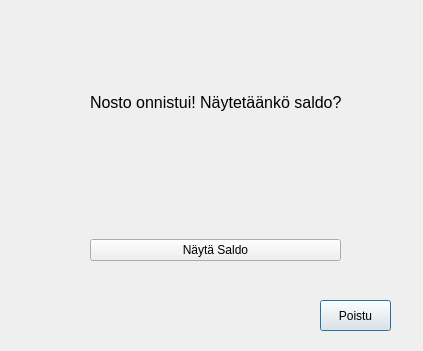
<?xml version="1.0" encoding="UTF-8"?>
<ui version="4.0">
 <class>Nosto</class>
 <widget class="QDialog" name="Nosto">
  <property name="geometry">
   <rect>
    <x>0</x>
    <y>0</y>
    <width>423</width>
    <height>351</height>
   </rect>
  </property>
  <property name="windowTitle">
   <string>Dialog</string>
  </property>
  <widget class="QPushButton" name="btnNostoClose">
   <property name="geometry">
    <rect>
     <x>320</x>
     <y>300</y>
     <width>71</width>
     <height>31</height>
    </rect>
   </property>
   <property name="text">
    <string>Poistu</string>
   </property>
  </widget>
  <widget class="QWidget" name="layoutWidget">
   <property name="geometry">
    <rect>
     <x>90</x>
     <y>60</y>
     <width>251</width>
     <height>201</height>
    </rect>
   </property>
   <layout class="QVBoxLayout" name="verticalLayout">
    <item>
     <widget class="QLabel" name="labelNosto">
      <property name="font">
       <font>
        <pointsize>12</pointsize>
       </font>
      </property>
      <property name="text">
       <string>Nosto onnistui! Näytetäänkö saldo?</string>
      </property>
     </widget>
    </item>
    <item>
     <widget class="QLabel" name="txtNosto">
      <property name="font">
       <font>
        <pointsize>15</pointsize>
       </font>
      </property>
      <property name="text">
       <string/>
      </property>
     </widget>
    </item>
    <item>
     <widget class="QPushButton" name="btnNostoSaldo">
      <property name="sizeIncrement">
       <size>
        <width>0</width>
        <height>0</height>
       </size>
      </property>
      <property name="text">
       <string>Näytä Saldo</string>
      </property>
     </widget>
    </item>
   </layout>
  </widget>
 </widget>
 <resources/>
 <connections/>
</ui>
